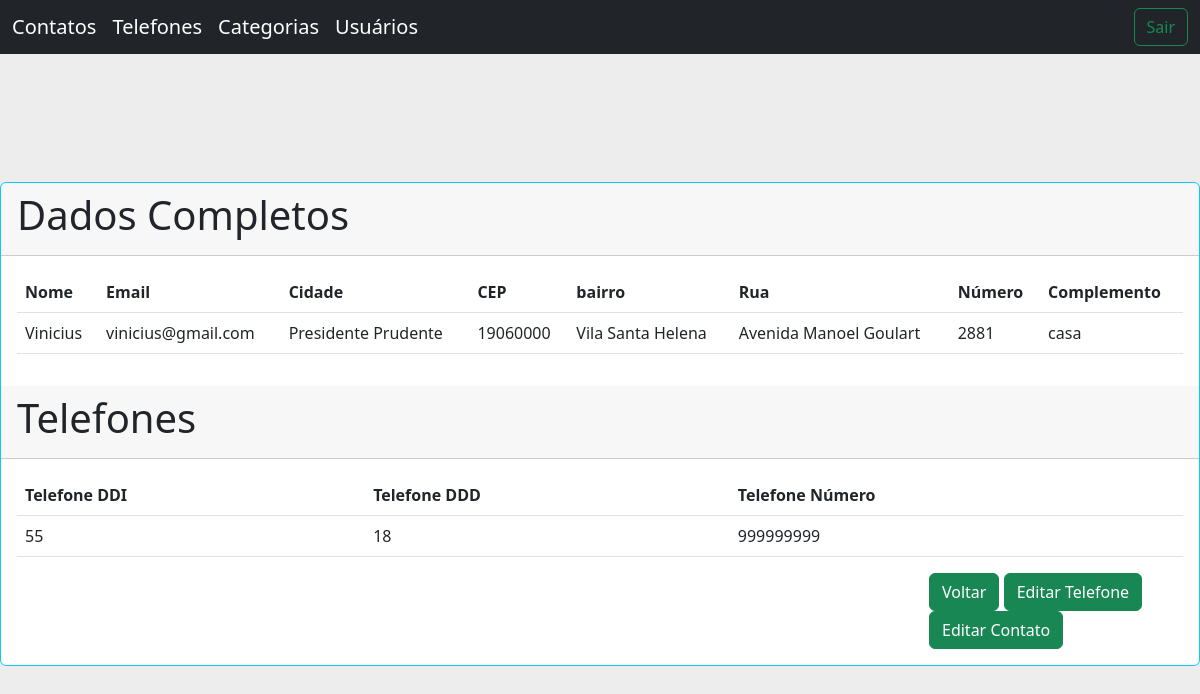
/viewTeleefone.php?id=12 (signed in), run on the app's committed database.
### tables this page shows
CREATE TABLE `telefones` (
  `Fk_Contato` int(11) NOT NULL,
  `Telefone_Tipo` tinyint(1) NOT NULL,
  `Telefone_DDI` int(11) NOT NULL,
  `Telefone_DDD` int(11) NOT NULL,
  `Telefone_Nro` decimal(15,0) NOT NULL,
  `Flag` tinyint(1) DEFAULT 0
);

CREATE TABLE `contatos` (
  `Fk_Categoria` varchar(2) NOT NULL,
  `Id_Contato` int(11) NOT NULL,
  `Contato_Nome` varchar(255) NOT NULL,
  `Email` varchar(100) NOT NULL,
  `CEP_Contato` decimal(8,0) NOT NULL,
  `Endereco_UF` varchar(2) NOT NULL,
  `Endereco_Cidade` varchar(100) NOT NULL,
  `Endereco_Bairro` varchar(100) NOT NULL,
  `Endereco_Rua` varchar(100) NOT NULL,
  `Endereco_Nro` varchar(20) NOT NULL,
  `Endereco_Compl` varchar(50) NOT NULL,
  `Favorito` tinyint(1) DEFAULT 0,
  `Flag` tinyint(1) DEFAULT 0,
  `Fk_Usuario` varchar(31) NOT NULL
);

### viewTeleefone.php (the view, shortened to what this page needs)
<?php
include( 'controlpanel/acesso.php' );
$id = addslashes($_GET[ 'id' ]);
$sqlTel2 = "SELECT * FROM telefones INNER JOIN contatos ON telefones.Fk_Contato = contatos.Id_Contato
JOIN categorias ON contatos.Fk_categoria = categorias.categoria_Id WHERE Fk_Contato = '$id'";
$requestTel2 = $banco->query( $sqlTel2 );
$rowTel2 = mysqli_fetch_assoc( $requestTel2 );
?>
<!doctype html>
<html>
<head>
<link rel="stylesheet" href="css/style.css">
<link href="https://cdn.jsdelivr.net/npm/bootstrap@5.2.1/dist/css/bootstrap.min.css" rel="stylesheet">
</head>
<body>
<header class="mb-5">
    <nav class="navbar navbar-dark navbar-expand-lg bg-dark">
  <div class="container-fluid">
    <div class="collapse navbar-collapse" id="navbarTogglerDemo03">
      <ul class="navbar-nav me-auto mb-2 mb-lg-0">
      <li class="nav-item">
        <a class="navbar-brand" href="home.php">Contatos</a>
      </li>
        <li class="nav-item">
          <a class="navbar-brand" aria-current="page" href="telefones.php">Telefones</a>
        </li>
        <li class="nav-item">
          <a class="navbar-brand" href="categorias.php">Categorias</a>
        </li>
        <li class="nav-item">
          <a class="navbar-brand" href="usuarios.php">Usuários</a>
        </li>
      </ul>
      <a class="btn btn-outline-success" href="">Sair</a>
    </div>
  </div>
</nav>
    </header>
<div class="card border-info mb-3 centered" style="max-width: 80rem;">
  <div class="card-header"><h1>Dados Completos</h1></div>
    <div class="card-body">
        <table class="table">
            <thead>
                <tr>
                <th scope="col">Nome</th>
                <th scope="col">Email</th>
                <th scope="col">Cidade</th>
                <th scope="col">CEP</th>
                <th scope="col">bairro</th>
                <th scope="col">Rua</th>
                <th scope="col">Número</th>
                <th scope="col">Complemento</th>
                </tr>
            </thead>
            <tbody>
                <tr>
                    <td><?php echo $rowTel2['Contato_Nome'];?></td>
                    <td><?php echo $rowTel2['Email'];?></td>
                    <td><?php echo $rowTel2['Endereco_Cidade'];?></td>
                    <td><?php echo $rowTel2['CEP_Contato'];?></td>
                    <td><?php echo $rowTel2['Endereco_Bairro'];?></td>
                    <td><?php echo $rowTel2['Endereco_Rua'];?></td>
                    <td><?php echo $rowTel2['Endereco_Nro'];?></td>
                    <td><?php echo $rowTel2['Endereco_Compl'];?></td>
                </tr>
            </tbody>
        </table>
    </div>
        <div class="card-header"><h1>Telefones</h1></div>
    <div class="card-body">
        <table class="table">
            <thead>
                <tr>
                <th scope="col">Telefone DDI</th>
                <th scope="col">Telefone DDD</th>
                <th scope="col">Telefone Número</th>
                </tr>
            </thead>
            <tbody>
                <tr>
                    <td><?php echo $rowTel2['Telefone_DDI'];?></td>
                    <td><?php echo $rowTel2['Telefone_DDD'];?></td>
                    <td><?php echo $rowTel2['Telefone_Nro'];?></td>
                </tr>
            </tbody>
        </table>
        <div class="btviewtelefone">
            <a class="btn btn-success" href="javascript:history.back();">Voltar</a>
            <a class="btn btn-success" href="updateTelefone.php?id=<?php echo $rowTel2['Fk_Contato']; ?>">Editar Telefone</a>
            <a class="btn btn-success" href="updateContato.php?id=<?php echo $rowTel2['Id_Contato']; ?>">Editar Contato</a>
        </div>
    </div>
</div>
</body>
</html>

### css/style.css (style rules this page uses)
.centered { margin: 0 auto !important; margin-top: 8rem !important; float: none !important; }
body { background-color: rgb(237, 237, 237) !important; }
.btviewtelefone { margin-left: 57rem; }

### data on the page
telefones: contatos.Contato_Nome "Vinicius", contatos.Email "vinicius@gmail.com", contatos.Endereco_Cidade "Presidente Prudente", contatos.CEP_Contato "19060000", contatos.Endereco_Bairro "Vila Santa Helena", contatos.Endereco_Rua "Avenida Manoel Goulart", contatos.Endereco_Nro "2881", contatos.Endereco_Compl "casa", Telefone_DDI "55", Telefone_DDD "18", Telefone_Nro "999999999"
